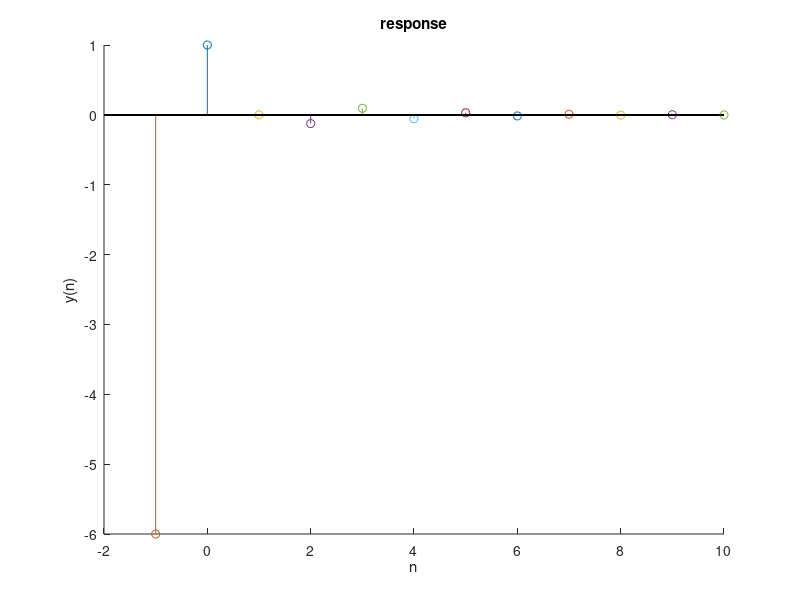

The MATLAB source for this figure:
figure
hold on
y1=1;
y2=-6;
xlabel('n');
ylabel('y(n)');
title('response');
stem(0,y1);stem(-1,y2);
for n=1:1:10
    y=-3/4*y1-1/8*y2;
    stem(n,y);
    y2=y1;
    y1=y;
    
end